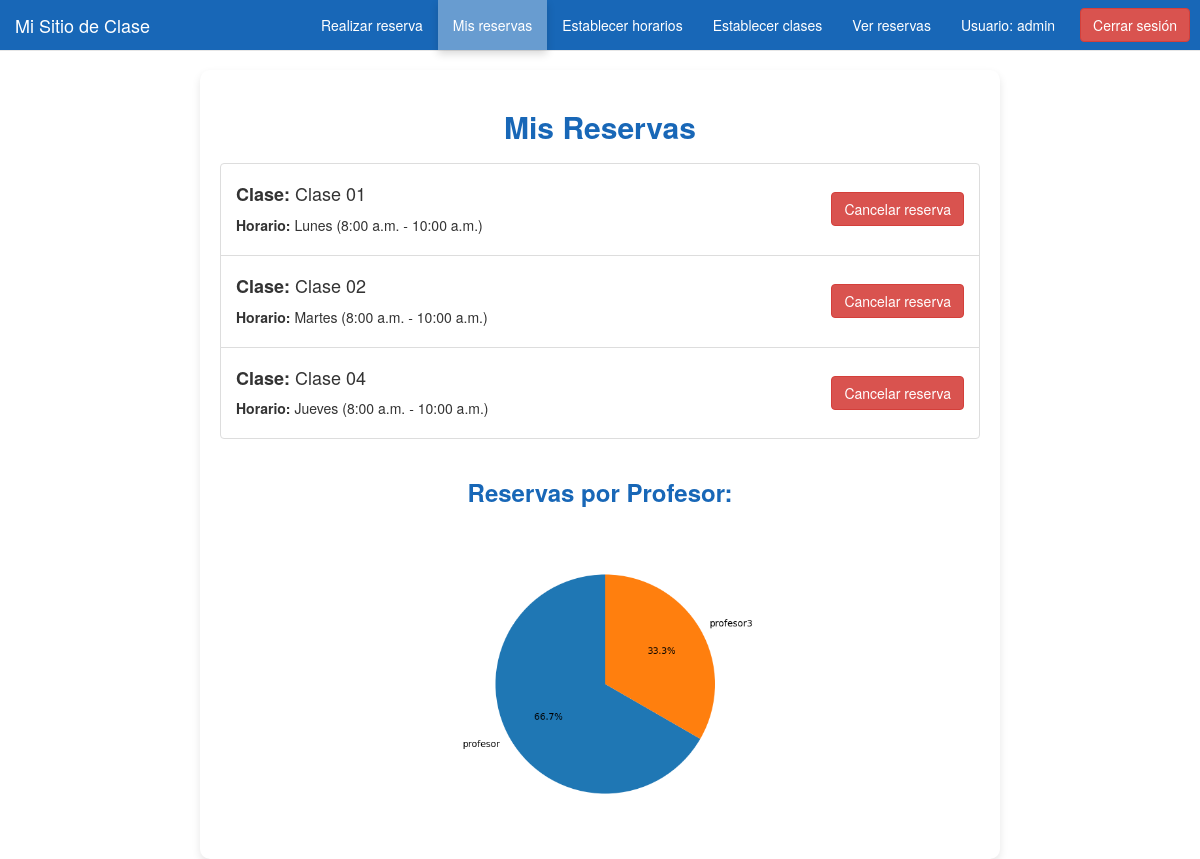
Page /catalog/mis_reservas/ (signed in) on the committed database.
### catalog/models.py (models this page shows, shortened)
class ClaseInstancia(models.Model):
    id = models.UUIDField(primary_key=True, default=uuid.uuid4, help_text="ID único para este hueco de la clase")
    clase = models.ForeignKey('Clase', on_delete=models.SET_NULL, null=True)
    horario = models.ForeignKey('Horario', on_delete=models.SET_NULL, null=True, help_text="Horario asignado para esta instancia de la clase")
    alumno = models.ForeignKey(User, on_delete=models.SET_NULL, null=True, blank=True, related_name='reservas')
    CLASE_STATUS = (
        ('d', 'Disponible'),
        ('r', 'Reservada'),
    )
    status = models.CharField(
        max_length=1,
        choices=CLASE_STATUS,
        blank=True,
        default='d',  # Por defecto, un hueco está disponible
        help_text='Estado del hueco de la clase'
    )

class Clase(models.Model):
    nombre = models.CharField(max_length=200)
    profesor = models.ForeignKey(User, on_delete=models.SET_NULL, null=True, blank=True)
    horario = models.ManyToManyField(Horario)
    class Meta:
        permissions = [
            ("puede_gestionar_clases", "Puede gestionar las clases"),
            ("puede_ver_reservas_profesor", "Puede ver las reservas de los alumnos en las clases del profesor"),
            ("puede_realizar_reservas", "Puede realizar reservas"),
            ("puede_ver_reservas_alumno", "Puede ver sus reservas que ha hecho"),
        ]

class Horario(models.Model):
    dia = models.CharField(max_length=10, choices=[
        ('Lunes', 'Lunes'), ('Martes', 'Martes'), ('Miércoles', 'Miércoles'),
        ('Jueves', 'Jueves'), ('Viernes', 'Viernes')], null=True, blank=True)
    hora_inicio = models.TimeField()
    hora_fin = models.TimeField()
    profesor = models.ForeignKey(User, on_delete=models.CASCADE, related_name='horarios', null=True, blank=True)

### catalog/views.py (the view)
# urls.py: path('mis_reservas/', views.mis_reservas, name='mis_reservas'),
@login_required
@permission_required('catalog.puede_ver_reservas_alumno')
def mis_reservas(request):
    reservas = ClaseInstancia.objects.filter(alumno=request.user)
    reservas_por_profesor = reservas.values('clase__profesor__username').annotate(total=Count('id')).order_by('clase__profesor__username')
    profesores = [r['clase__profesor__username'] for r in reservas_por_profesor]
    num_reservas_profesor = [r['total'] for r in reservas_por_profesor]
    def generar_grafico(labels, data):
        fig, ax = plt.subplots()
        ax.pie(data, labels=labels, autopct='%1.1f%%', startangle=90)
        ax.axis('equal')  # Mantener el gráfico circular
        buf = io.BytesIO()
        plt.savefig(buf, format='png')
        plt.close(fig)
        buf.seek(0)
        image_base64 = base64.b64encode(buf.read()).decode('utf-8')
        return image_base64
    grafico_profesor = generar_grafico(profesores, num_reservas_profesor)
    return render(request, 'catalog/mis_reservas.html', {
        'reservas': reservas,
        'grafico_profesor': grafico_profesor,
    })

### catalog/templates/catalog/mis_reservas.html (shortened to what this page needs)
{% extends "base_generic.html" %}
{% block content %}
  <div class="container" style="max-width: 800px; margin: 0 auto; padding: 20px; background-color: white; border-radius: 10px; box-shadow: 0 4px 8px rgba(0,0,0,0.1);">
    <h2 class="text-center" style="color: #1867B7; margin-bottom: 20px;"><strong>Mis Reservas</strong></h2>
    {% if reservas %}
      <ul class="list-group">
        {% for reserva in reservas %}
          <li class="list-group-item" style="display: flex; justify-content: space-between; align-items: center;">
            <div>
              <h4><strong>Clase:</strong> {{ reserva.clase.nombre }}</h4>
              <p><strong>Horario:</strong> {{ reserva.horario.dia }} ({{ reserva.horario.hora_inicio|date:"g:i a" }} - {{ reserva.horario.hora_fin|date:"g:i a" }})</p>
            </div>
            <a href="{% url 'cancelar_reserva' reserva.id %}" class="btn btn-danger">Cancelar reserva</a>
          </li>
        {% endfor %}
      </ul>
      <div class="text-center" style="margin-top: 40px;">
        <h3 style="color: #1867B7; margin-bottom: 20px;"><strong>Reservas por Profesor:</strong></h3>
        <img alt="Gráfico de reservas por profesor" style="max-width: 55%; height: auto;">
      </div>
    {% else %}
      <p class="text-center">No tienes ninguna reserva en este momento.</p>
    {% endif %}
  </div>
{% endblock %}

### catalog/templates/base_generic.html (shortened to what this page needs)
<!DOCTYPE html>
<html lang="es">
<head>
  <link rel="stylesheet" href="https://maxcdn.bootstrapcdn.com/bootstrap/3.3.7/css/bootstrap.min.css">
</head>
<body>
  <nav class="navbar navbar-default navbar-fixed-top" style="background-color: #1867B7; color: white;">
    <div class="container-fluid">
      <div class="navbar-header">
        <a class="navbar-brand" href="{% url 'inicio' %}" style="color: white;">Mi Sitio de Clase</a>
      </div>
      <ul class="nav navbar-nav navbar-right">
        {% if perms.catalog.puede_realizar_reservas %}
          <li class="navbar-item {% if request.resolver_match.url_name == 'clase_list' %}active{% endif %}">
            <a href="{% url 'clase_list' %}" style="color: white;">Realizar reserva</a>
          </li>
        {% endif %}
        {% if perms.catalog.puede_ver_reservas_alumno %}
          <li class="navbar-item {% if request.resolver_match.url_name == 'mis_reservas' %}active{% endif %}">
            <a href="{% url 'mis_reservas' %}" style="color: white;">Mis reservas</a>
          </li>
        {% endif %}
        {% if perms.catalog.puede_gestionar_clases %}
          <li class="navbar-item {% if request.resolver_match.url_name == 'gestionar_horarios' %}active{% endif %}">
            <a href="{% url 'gestionar_horarios' %}" style="color: white;">Establecer horarios</a>
          </li>
          <li class="navbar-item {% if request.resolver_match.url_name == 'gestionar_clases' %}active{% endif %}">
            <a href="{% url 'gestionar_clases' %}" style="color: white;">Establecer clases</a>
          </li>
        {% endif %}
        {% if perms.catalog.puede_ver_reservas_profesor %}
          <li class="navbar-item {% if request.resolver_match.url_name == 'ver_reservas_profesor' %}active{% endif %}">
            <a href="{% url 'ver_reservas_profesor' %}" style="color: white;">Ver reservas</a>
          </li>
        {% endif %}
        {% if user.is_authenticated %}
          <li class="navbar-item {% if request.resolver_match.url_name == 'perfil_usuario' %}active{% endif %}">
            <a href="{% url 'perfil_usuario' %}" style="color: white;">Usuario: {{ user.get_username }}</a>
          </li>
          <li>
            <form method="post" action="{% url 'logout' %}" style="display:inline;">
              <button type="submit" class="btn btn-danger navbar-btn" style="margin-right: 10px; margin-left: 10px;">Cerrar sesión</button>
            </form>
          </li>
        {% endif %}
      </ul>
    </div>
  </nav>
  <div class="container" style="padding-top: 70px;">
    {% block content %}{% endblock %}
  </div>
</body>
</html>

### catalog/templates/base_generic.html (style rules this page uses)
.navbar-item { transition: background-color 0.3s ease-in-out, box-shadow 0.3s ease-in-out; }
.active > a { background-color: rgba(255, 255, 255, 0.35) !important; box-shadow: 0px 4px 8px rgba(0, 0, 0, 0.15); }

### rows in the picture
ClaseInstancia: clase.nombre "Clase 01", horario.dia "Lunes", horario.hora_inicio "8:00 a.m.", horario.hora_fin "10:00 a.m."
ClaseInstancia: clase.nombre "Clase 02", horario.dia "Martes", horario.hora_inicio "8:00 a.m.", horario.hora_fin "10:00 a.m."
ClaseInstancia: clase.nombre "Clase 04", horario.dia "Jueves", horario.hora_inicio "8:00 a.m.", horario.hora_fin "10:00 a.m."

### other values in the picture
{{ user.get_username }} "admin"
